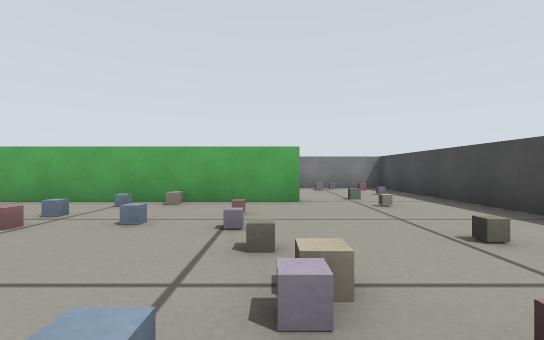
view 1 (above)

18 first-person views from a walk through a robot-simulator world made for Gazebo. The camera is 0.29 m above the floor, looks level and sees 85° across. The floor is counted in squares, 0.5 m on a side. Each view is taken from the middle of a square. On the plan, view 1 faces up. The plan holds only what a view shows up to about 9 squares ahead; the rest is blank.

view 2
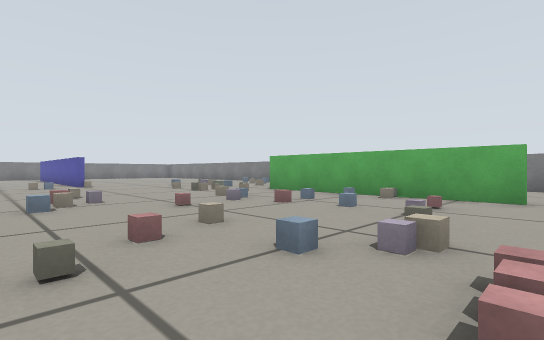

view 3
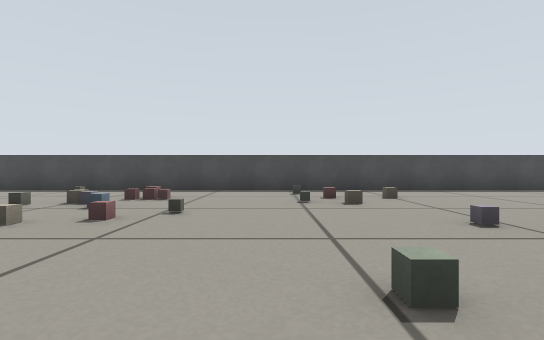

view 4
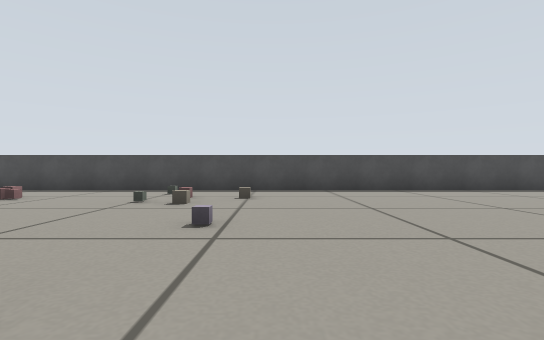

view 5
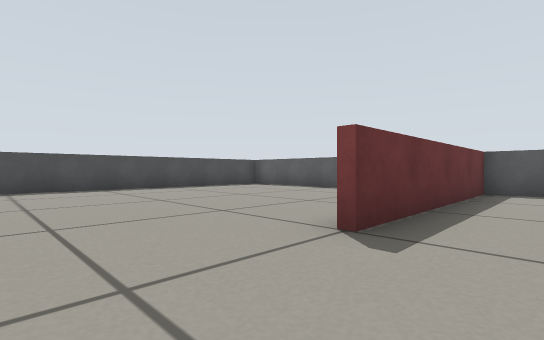

view 6
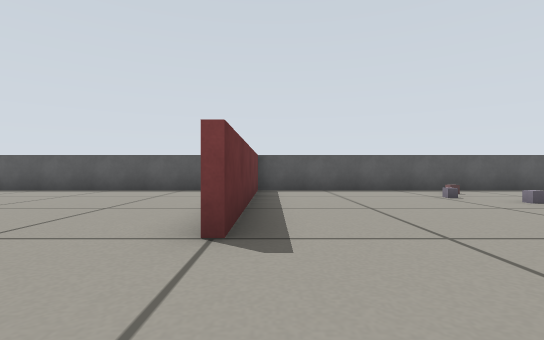

view 7
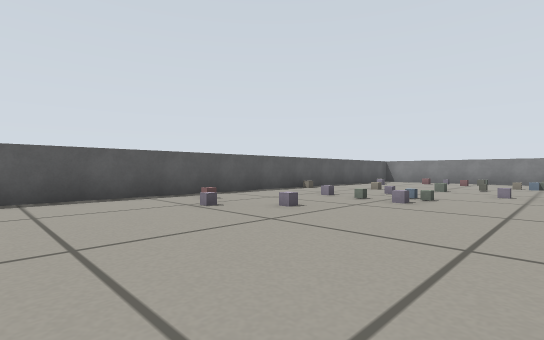

view 8
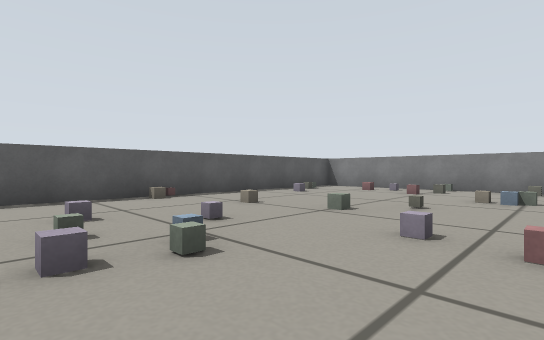

view 9
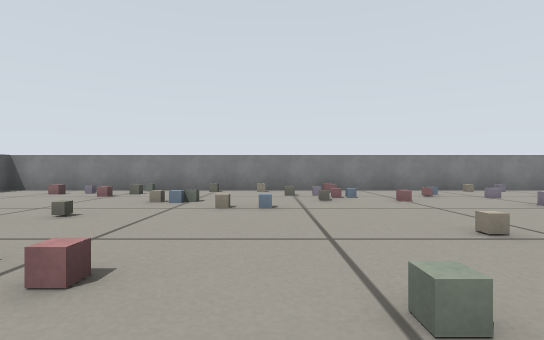

view 10
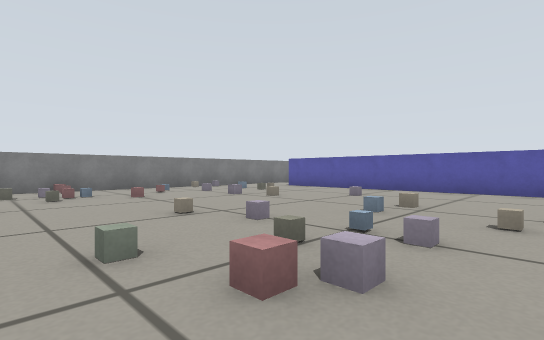

view 11
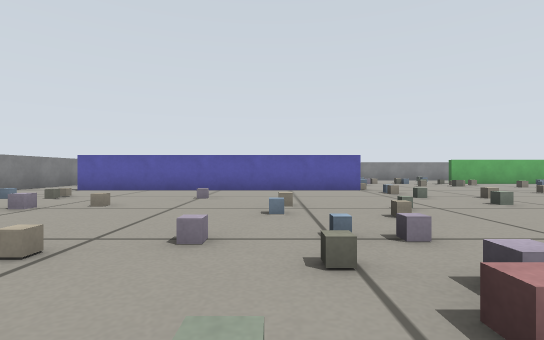

view 12
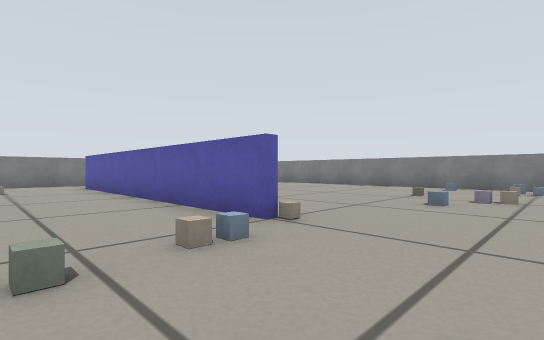

view 13
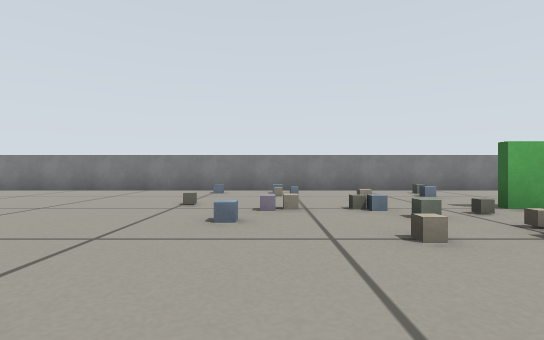

view 14
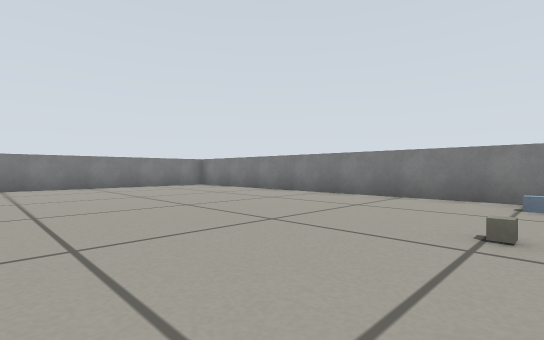

view 15
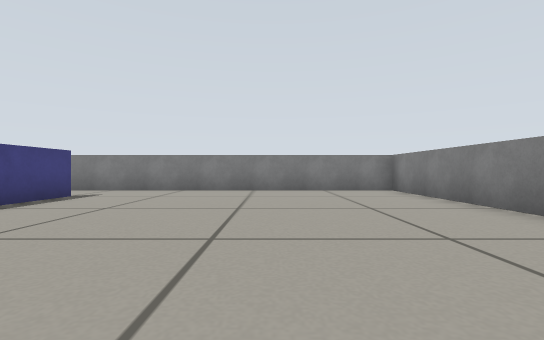

view 16
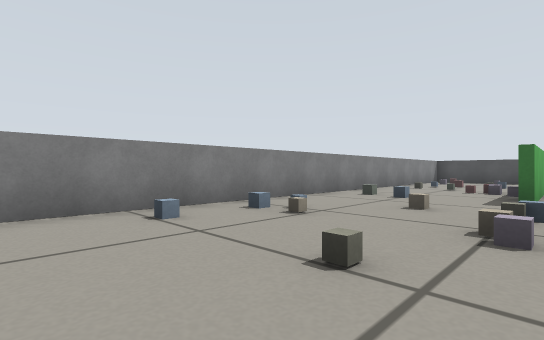

view 17
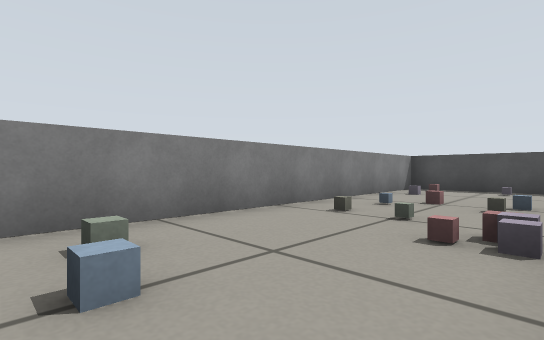

view 18
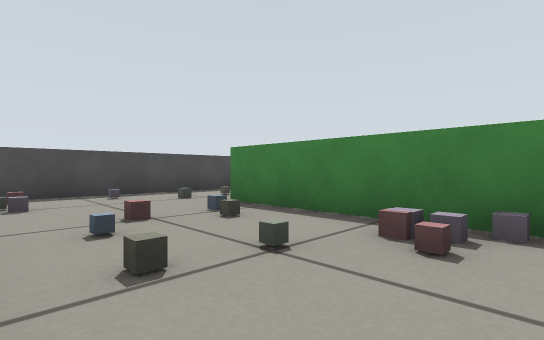

### Floor plan
Points are (right, up) in squares from view 1. A wall is a line through its corners. A room is listed if a view was taken in it or the views show most of it. See-through windows are left out.
Room 1 (views 1, 2, 3, 4, 5, 6, 7, 8, 9, 10, 11, 12, 13, 14, 15, 16, 17, 18)
walls: (-10.4, 1.4) (-18.5, 1.4); (-4.1, 5.4) (-5.5, 5.4); (-1.6, 5.6) (-0.5, 5.6); (-0.4, 5.4) (-2.5, 5.4); (-18.5, 1.6) (-16.8, 1.6); (-3, -14.4) (2.8, -14.4); (-17.2, -14.4) (-4.6, -14.4) (-4.6, -8.5); (3.4, -12.8) (3.4, 9.4) (2.6, 9.4); (0.6, 9.4) (-20.4, 9.4) (-20.4, -14.4) (-20, -14.4)
ways out: gap at (-5, 9); gap at (-2, 9)
objects: other object (-20, -11); other object (-20, -10); other object (-20, -9); other object (-20, -7); other object (-20, -5); other object (-20, -2); other object (-20, -1); pink box (-19, -12); pink box (-19, -11); other object (-19, -10); other object (-19, -7); other object (-19, -6); other object (-19, -5); other object (-19, -4); other object (-19, -3); grey box (-18, -9); other object (-18, -6); pink box (-18, -5); grey box (-18, -2); other object (-18, -1); other object (-17, -13); blue box (-17, -9); grey box (-17, -8); blue box (-17, -7); other object (-17, -6); grey box (-17, -2); other object (-17, -1); grey box (-16, -10); grey box (-16, -2); grey box (-15, -14); grey box (-15, -12); grey box (-15, -10); grey box (-15, -5); other object (-14, -14); grey box (-14, -9); pink box (-14, -8); grey box (-14, -5); other object (-14, -1); grey box (-13, -11); blue box (-13, -10); grey box (-13, -6); grey box (-13, -5); blue box (-13, -3); grey box (-13, -2); grey box (-12, -12); grey box (-12, -11); grey box (-12, -10); grey box (-12, -6); grey box (-12, -5); blue box (-12, -4); grey box (-11, -10); pink box (-11, -6); grey box (-11, -3); grey box (-10, -11); grey box (-10, -1); grey box (-10, 0); blue box (-10, 1); grey box (-10, 2); blue box (-10, 4); grey box (-10, 6); blue box (-10, 8); other object (-9, -13); grey box (-9, -12); grey box (-9, -2); other object (-9, -1); grey box (-9, 5); grey box (-9, 7); blue box (-9, 8); grey box (-8, 3); grey box (-8, 5); other object (-8, 8); blue box (-7, 5); grey box (-7, 6); grey box (-7, 7); other object (-6, 0); other object (-6, 3); grey box (-6, 4); grey box (-6, 5); blue box (-6, 8); grey box (-5, 0); other object (-5, 1); other object (-5, 3); other object (-5, 4); grey box (-5, 8); grey box (-4, -3); blue box (-4, 0); pink box (-4, 1); other object (-4, 3); other object (-4, 4); grey box (-4, 6); pink box (-3, 3); blue box (-3, 4); grey box (-3, 5); grey box (-3, 6); pink box (-3, 7); grey box (-2, -4); pink box (-2, 0); grey box (-2, 1); blue box (-2, 3); grey box (-2, 5); grey box (-2, 7); grey box (-2, 8); grey box (-1, -1); blue box (-1, 1); blue box (-1, 5); grey box (-1, 7); blue box (-1, 8); other object (0, -3); grey box (0, 1); grey box (0, 2); grey box (0, 3); pink box (0, 4); blue box (0, 6); pink box (0, 8); grey box (1, -4); other object (1, -3); pink box (1, 0); pink box (1, 1); grey box (1, 9); other object (2, -3); grey box (2, 2); other object (2, 5); other object (2, 6); other object (2, 9); other object (3, 7); other object (3, 9)

Where each view was taken, in squares from view 1:
view 1: 0 up, 0 right, facing up
view 2: 1 down, 1 right, facing up-left
view 3: 2 down, 5 left, facing right
view 4: 5 down, 5 left, facing right
view 5: 6 down, 6 left, facing down-right
view 6: 6 down, 5 left, facing down
view 7: 8 down, 6 left, facing down-left
view 8: 8 down, 11 left, facing down-left
view 9: 7 down, 12 left, facing left
view 10: 7 down, 11 left, facing up-left
view 11: 7 down, 13 left, facing up
view 12: 1 down, 8 left, facing up-left
view 13: 1 up, 9 left, facing up
view 14: 3 up, 10 left, facing up-left
view 15: 6 up, 12 left, facing left
view 16: 5 up, 12 left, facing up-right
view 17: 6 up, 6 left, facing up-right
view 18: 9 up, 4 left, facing down-right
